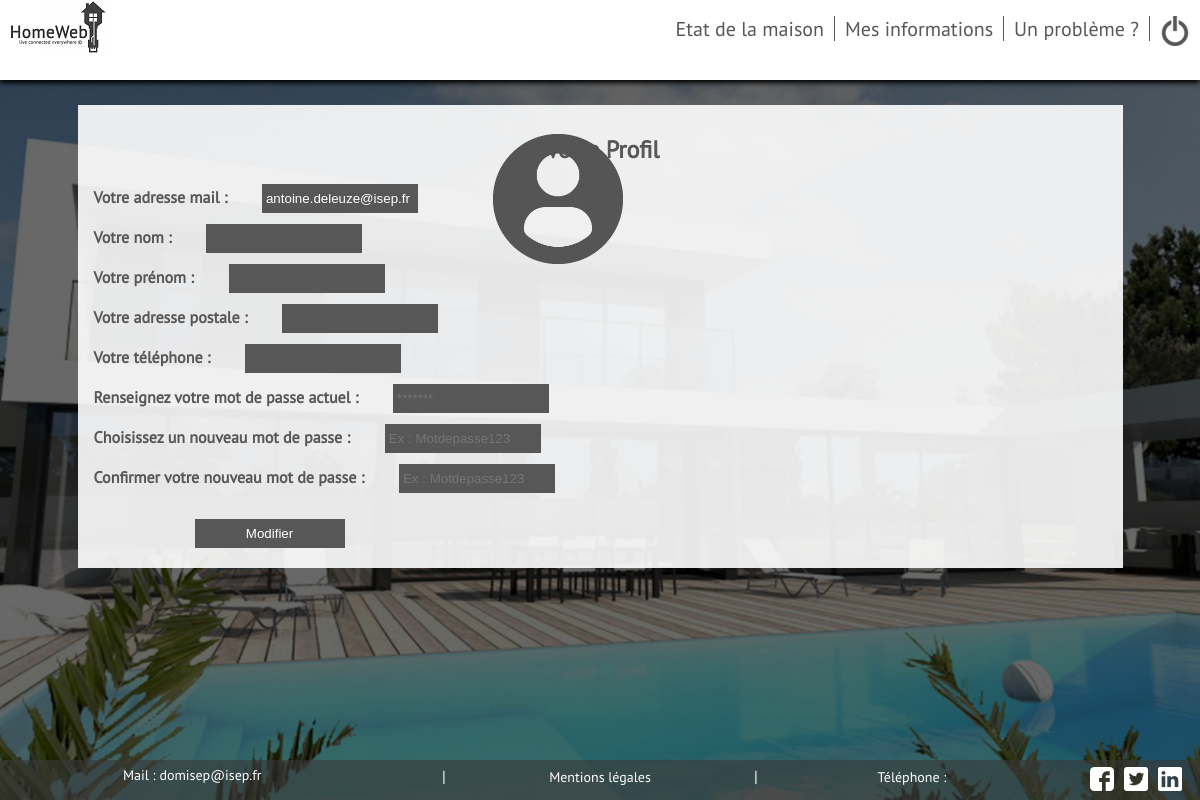
The app's page /Vues/User/infos.php (signed in), older data.
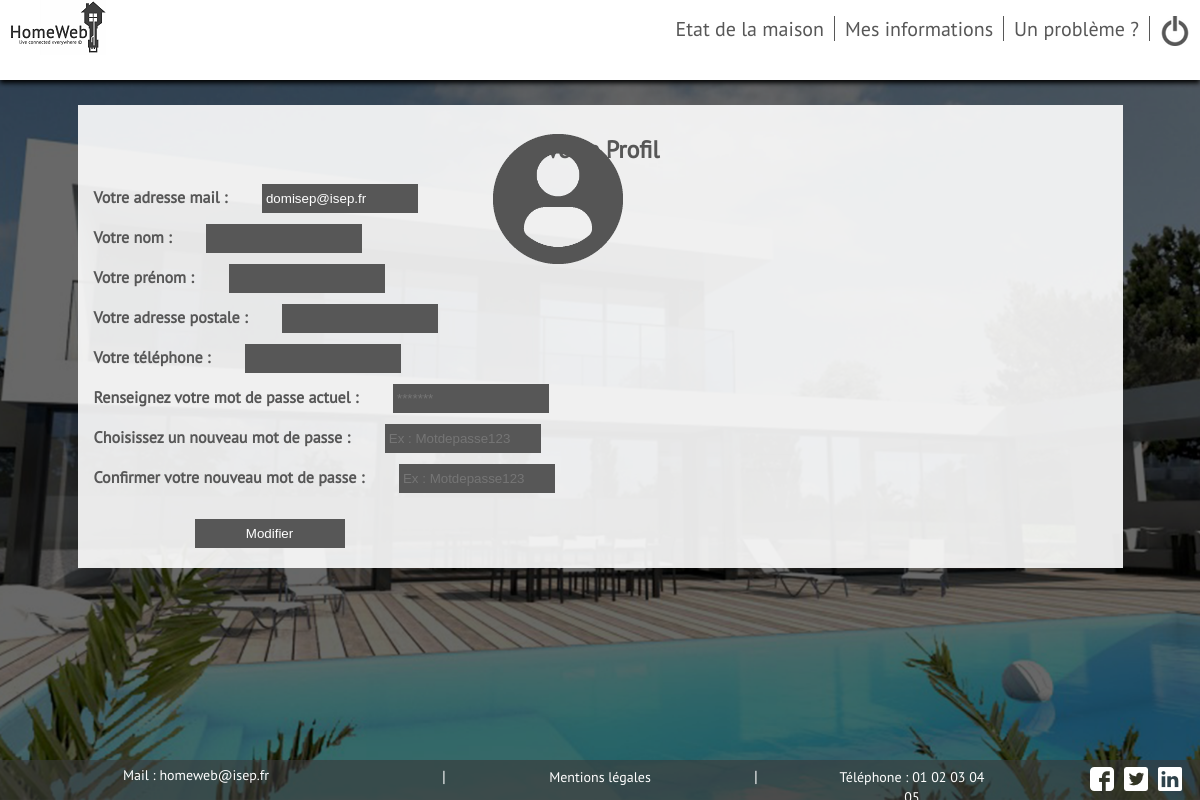
The same page, newer data.
### tables this page shows
CREATE TABLE IF NOT EXISTS `domisep_infos` (
  `id` int(11) NOT NULL,
  `nom` text NOT NULL,
  `contenu` text NOT NULL
);

### Vues/User/footer_user.php (the view)
<?php echo(' <footer>
                <nav>
                    <ul>
                        <li><a class="contact_footer">Mail : '); $reponse = $db -> query('SELECT contenu FROM domisep_infos WHERE nom="mail"');$mail=$reponse->fetch();echo "$mail[0]"; echo('</a></li>
                        <li>|</li>
                        <li><a href="mentionlegal.php">Mentions légales</a></li>
                        <li>|</li>
                        <li><a>Téléphone : '); $reponse2 = $db -> query('SELECT contenu FROM domisep_infos WHERE nom="tel"');$tel=$reponse2->fetch();echo "$tel[0]"; echo('</a></li>
                    <div id=social>
                        <ul>
                        <li><a href="../../Styles/image/facebook.png"><img src="../../Styles/image/facebook.png" alt="Facebook" title="Facebook"/></li>
                        <li><a href="../../Styles/image/twitter.png"><img src="../../Styles/image/twitter.png" alt="Twitter" title="Twitter"/></li>
                        <li><a href="../../Styles/image/linkedin.png"><img src="../../Styles/image/linkedin.png" alt="Linkedin" title="Linkedin"/></li>
                        </ul>
                    </div>
                    </ul>
                </nav>
            </footer>');
?>

### Vues/User/infos.php (shortened to what this page needs)
<!DOCTYPE HTML>
<?php
require("../../Modele/connexionBDD.php");
?>
<html>
	<head>
		<link rel="stylesheet" type="text/css" href="../../Styles/main.css" />
	</head>
	<body>
		<div id="page">
            <header>
                <?php
                include ("entete_user.php");
                ?>
            </header>
                <section class="loginform cf">
                <div id= forminfos>
				    <form name="login" action="../../Controleur/modifier.php" method="post" accept-charset="utf-8">
                        <h1>Votre Profil</h1>
                        <img class="image_profile" src="../../Styles/image/profile-user.png">
                        <b><p>Votre adresse mail :  <input id=forminfos_input class="info" type="mail" name="mail" required value="<?php echo $_SESSION['mail'];?>"></p></b>
                            <b><p>Votre nom :  <input id=forminfos_input class="info" type="text" name="nom" required value="<?php echo $_SESSION['nom'];?>"></p></b>
                            <b><p>Votre prénom :  <input id=forminfos_input class="info" type="text" name="prenom" required value="<?php echo $_SESSION['prenom'];?>"></p></b>
                            <b><p>Votre adresse postale :  <input id=forminfos_input class="info" type="text" name="adresse" required value="<?php echo $_SESSION['adresse'];?>"></p></b>
                            <b><p>Votre téléphone :  <input id=forminfos_input class="info" type="tel" name="tel" required value="<?php echo $_SESSION['tel'];?>"></p></b>
                            <b><p>Renseignez votre mot de passe actuel :  <input id=forminfos_input class="info" type="password" name="amdp" required placeholder="*******"></p></b>
                            <b><p>Choisissez un nouveau mot de passe :  <input id=forminfos_input class="info"type="password" name="mdp"  placeholder="Ex : Motdepasse123"></p></b>
                            <b><p>Confirmer votre nouveau mot de passe :  <input id=forminfos_input class="info"type="password" name="mdpc" <?php if (isset($_POST['mdp'])){echo("required");} ?> placeholder="Ex : Motdepasse123"></p></b>
                        <input id="boutons_modifier" type="submit" name="bouton_modifier" value="Modifier"/>
				    </form>
                </div>
			</section>
            <?php include ("footer_user.php");?>
        </div>
	</body>
</html>

Row changes from the older to the newer data that the page shows:
changed domisep_infos: contenu "domisep@isep.fr" → "homeweb@isep.fr"
now on this page (row edited): domisep_infos: contenu "01 02 03 04…"
Text that changed along with them:
form field mail: "antoine.deleuze@isep.fr" → "domisep@isep.fr"
